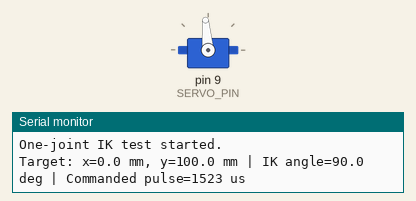
Recording of a sketch running on a simulated Arduino Uno, built with avr-gcc and run on an emulated ATmega328P. On the bench: servo, the last lines printed to the serial monitor.

Above: at 2.05 s.
At 6.5 s:
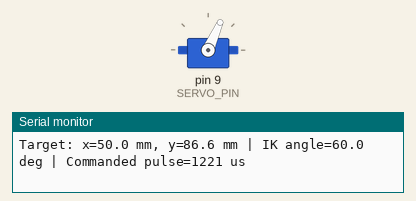
At 11.0 s:
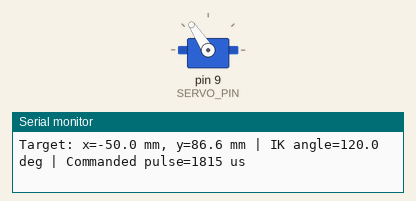
Timing chart, 0 to 13.7 s (numbered marks = the images above):
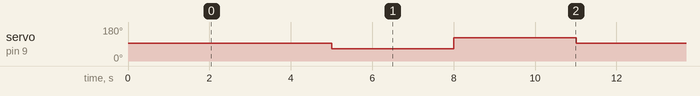

Measured:
- by itself, servo on pin 9 (SERVO_PIN): repeats every 9.0 s: 123° 3.0 s, 95° 3.0 s, 66° 3.0 s

The sketch:

test-sg92r-ik.ino
```cpp
#include <Servo.h>
#include <math.h>

Servo joint;

const int SERVO_PIN = 9;
const float LINK_MM = 100.0f;  // Imagined one-link length

// Targets measured from the servo shaft (0, 0).
// They point at approximately 90°, 60°, and 120°.
const float targetX[] = {0.0f, 50.0f, -50.0f};
const float targetY[] = {100.0f, 86.6025f, 86.6025f};
const int TARGET_COUNT = 3;

int targetIndex = 0;

// Convert a physical angle into a pulse using YOUR measurements.
int angleToPulse(float angle) {
  if (angle <= 90.0f) {
    // 0° -> 616 µs; 90° -> 1523 µs
    return roundf(616.0f
                + angle * (1523.0f - 616.0f) / 90.0f);
  }

  // 90° -> 1523 µs; 180° -> 2400 µs
  return roundf(1523.0f
              + (angle - 90.0f) * (2400.0f - 1523.0f) / 90.0f);
}

void setup() {
  Serial.begin(115200);

  joint.attach(SERVO_PIN);
  joint.writeMicroseconds(1523);  // Your measured physical 90°

  Serial.println("One-joint IK test started.");
  delay(2000);
}

void loop() {
  // Select one target position.
  float x = targetX[targetIndex];
  float y = targetY[targetIndex];

  // Check that the target is about 100 mm from the shaft.
  float distance = sqrtf(x * x + y * y);

  if (fabsf(distance - LINK_MM) > 0.5f) {
    Serial.println("Target is outside the one-link reach.");
  } else {
    // IK: calculate which direction the link must point.
    // atan2 returns radians, so convert the result to degrees.
    float ikAngle = atan2f(y, x) * 180.0f / PI;

    // A small tolerance avoids rejecting 60° or 120°
    // because of floating-point rounding.
    if (ikAngle < 59.9f || ikAngle > 120.1f) {
      Serial.println("IK angle is outside the 60-120 deg test range.");
    } else {
      // Keep the command strictly inside the selected test range.
      ikAngle = constrain(ikAngle, 60.0f, 120.0f);

      int pulseUs = angleToPulse(ikAngle);
      joint.writeMicroseconds(pulseUs);

      Serial.print("Target: x=");
      Serial.print(x, 1);
      Serial.print(" mm, y=");
      Serial.print(y, 1);
      Serial.print(" mm | IK angle=");
      Serial.print(ikAngle, 1);
      Serial.print(" deg | Commanded pulse=");
      Serial.print(pulseUs);
      Serial.println(" us");
    }
  }

  // Select the next target after three seconds.
  targetIndex = (targetIndex + 1) % TARGET_COUNT;
  delay(3000);
}
```
